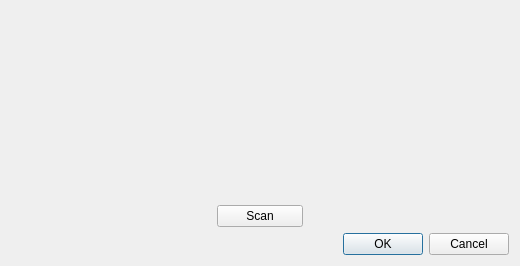
<?xml version="1.0" encoding="UTF-8"?>
<ui version="4.0">
 <class>Dialog</class>
 <widget class="QDialog" name="Dialog">
  <property name="geometry">
   <rect>
    <x>0</x>
    <y>0</y>
    <width>520</width>
    <height>266</height>
   </rect>
  </property>
  <property name="sizePolicy">
   <sizepolicy hsizetype="Fixed" vsizetype="Fixed">
    <horstretch>0</horstretch>
    <verstretch>0</verstretch>
   </sizepolicy>
  </property>
  <property name="windowTitle">
   <string notr="true">Calibration</string>
  </property>
  <property name="toolTip">
   <string notr="true"/>
  </property>
  <property name="accessibleDescription">
   <string notr="true"/>
  </property>
  <layout class="QVBoxLayout" name="verticalLayout_2">
   <item>
    <layout class="QHBoxLayout" name="horizontalLayout_2">
     <property name="leftMargin">
      <number>0</number>
     </property>
     <property name="topMargin">
      <number>0</number>
     </property>
     <item>
      <widget class="QLabel" name="calibLowLabel">
       <property name="sizePolicy">
        <sizepolicy hsizetype="Preferred" vsizetype="Preferred">
         <horstretch>0</horstretch>
         <verstretch>0</verstretch>
        </sizepolicy>
       </property>
       <property name="minimumSize">
        <size>
         <width>200</width>
         <height>200</height>
        </size>
       </property>
       <property name="maximumSize">
        <size>
         <width>200</width>
         <height>200</height>
        </size>
       </property>
       <property name="text">
        <string/>
       </property>
       <property name="pixmap">
        <pixmap resource="../qrc/calib_low_tiny.qrc">:/app/icons/calib_low_tiny.png</pixmap>
       </property>
       <property name="scaledContents">
        <bool>true</bool>
       </property>
      </widget>
     </item>
     <item>
      <layout class="QVBoxLayout" name="verticalLayout_3">
       <property name="leftMargin">
        <number>0</number>
       </property>
       <item>
        <spacer name="verticalSpacer">
         <property name="orientation">
          <enum>Qt::Vertical</enum>
         </property>
         <property name="sizeHint" stdset="0">
          <size>
           <width>20</width>
           <height>40</height>
          </size>
         </property>
        </spacer>
       </item>
       <item>
        <layout class="QHBoxLayout" name="horizontalLayout">
         <property name="rightMargin">
          <number>0</number>
         </property>
         <item>
          <widget class="QPushButton" name="pushButtonScan">
           <property name="accessibleDescription">
            <string notr="true"/>
           </property>
           <property name="text">
            <string notr="true">Scan</string>
           </property>
          </widget>
         </item>
        </layout>
       </item>
      </layout>
     </item>
     <item>
      <widget class="QLabel" name="calibHighLabel">
       <property name="sizePolicy">
        <sizepolicy hsizetype="Preferred" vsizetype="Preferred">
         <horstretch>0</horstretch>
         <verstretch>0</verstretch>
        </sizepolicy>
       </property>
       <property name="minimumSize">
        <size>
         <width>200</width>
         <height>200</height>
        </size>
       </property>
       <property name="maximumSize">
        <size>
         <width>200</width>
         <height>200</height>
        </size>
       </property>
       <property name="text">
        <string/>
       </property>
       <property name="pixmap">
        <pixmap resource="../qrc/calib_high.qrc">:/app/icons/calib_high.png</pixmap>
       </property>
       <property name="scaledContents">
        <bool>true</bool>
       </property>
      </widget>
     </item>
    </layout>
   </item>
   <item>
    <widget class="QDialogButtonBox" name="buttonBox">
     <property name="orientation">
      <enum>Qt::Horizontal</enum>
     </property>
     <property name="standardButtons">
      <set>QDialogButtonBox::Cancel|QDialogButtonBox::Ok</set>
     </property>
    </widget>
   </item>
  </layout>
 </widget>
 <resources>
  <include location="../qrc/calib_low_tiny.qrc"/>
  <include location="../qrc/calib_high.qrc"/>
 </resources>
 <connections>
  <connection>
   <sender>buttonBox</sender>
   <signal>accepted()</signal>
   <receiver>Dialog</receiver>
   <slot>accept()</slot>
   <hints>
    <hint type="sourcelabel">
     <x>248</x>
     <y>254</y>
    </hint>
    <hint type="destinationlabel">
     <x>157</x>
     <y>274</y>
    </hint>
   </hints>
  </connection>
  <connection>
   <sender>buttonBox</sender>
   <signal>rejected()</signal>
   <receiver>Dialog</receiver>
   <slot>reject()</slot>
   <hints>
    <hint type="sourcelabel">
     <x>316</x>
     <y>260</y>
    </hint>
    <hint type="destinationlabel">
     <x>286</x>
     <y>274</y>
    </hint>
   </hints>
  </connection>
 </connections>
</ui>
